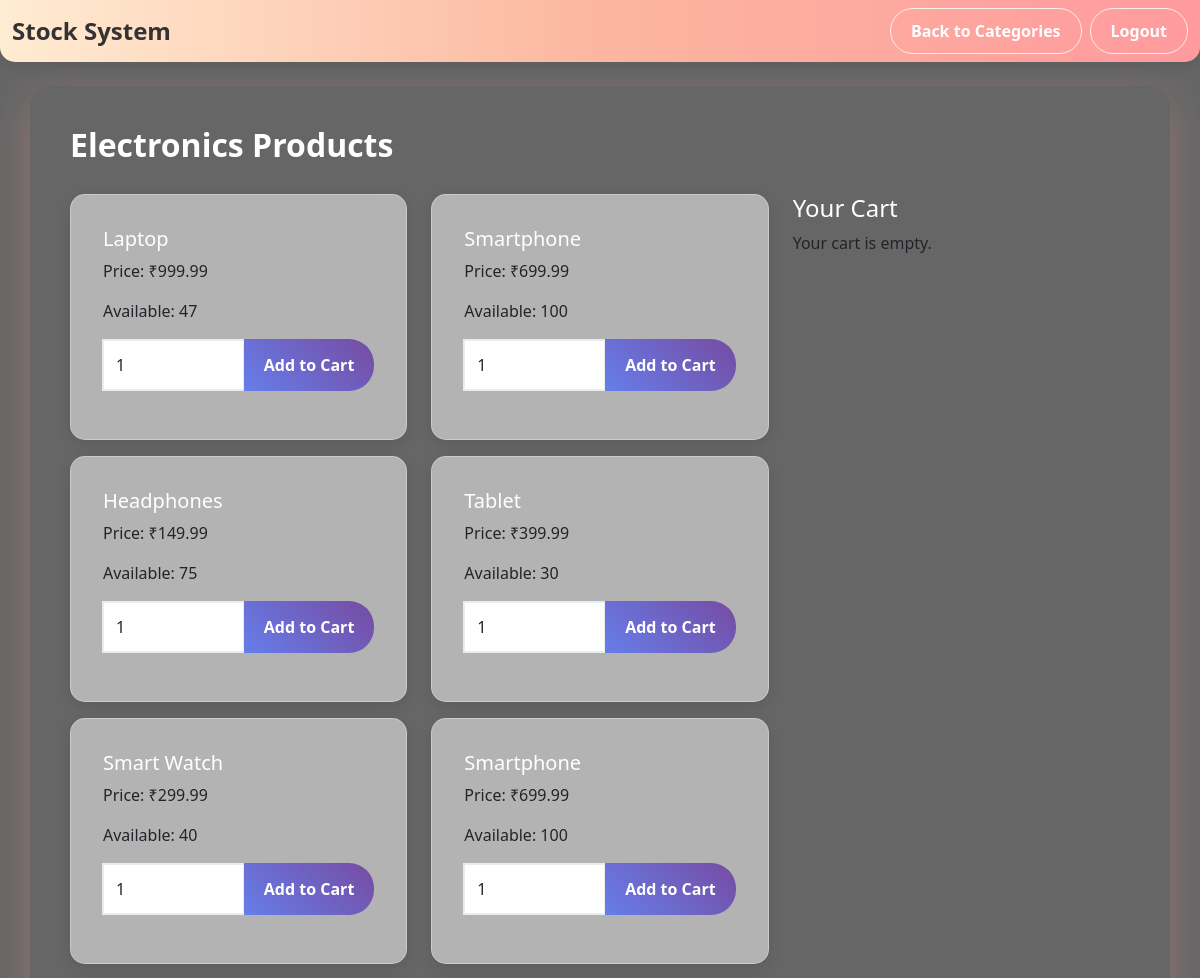
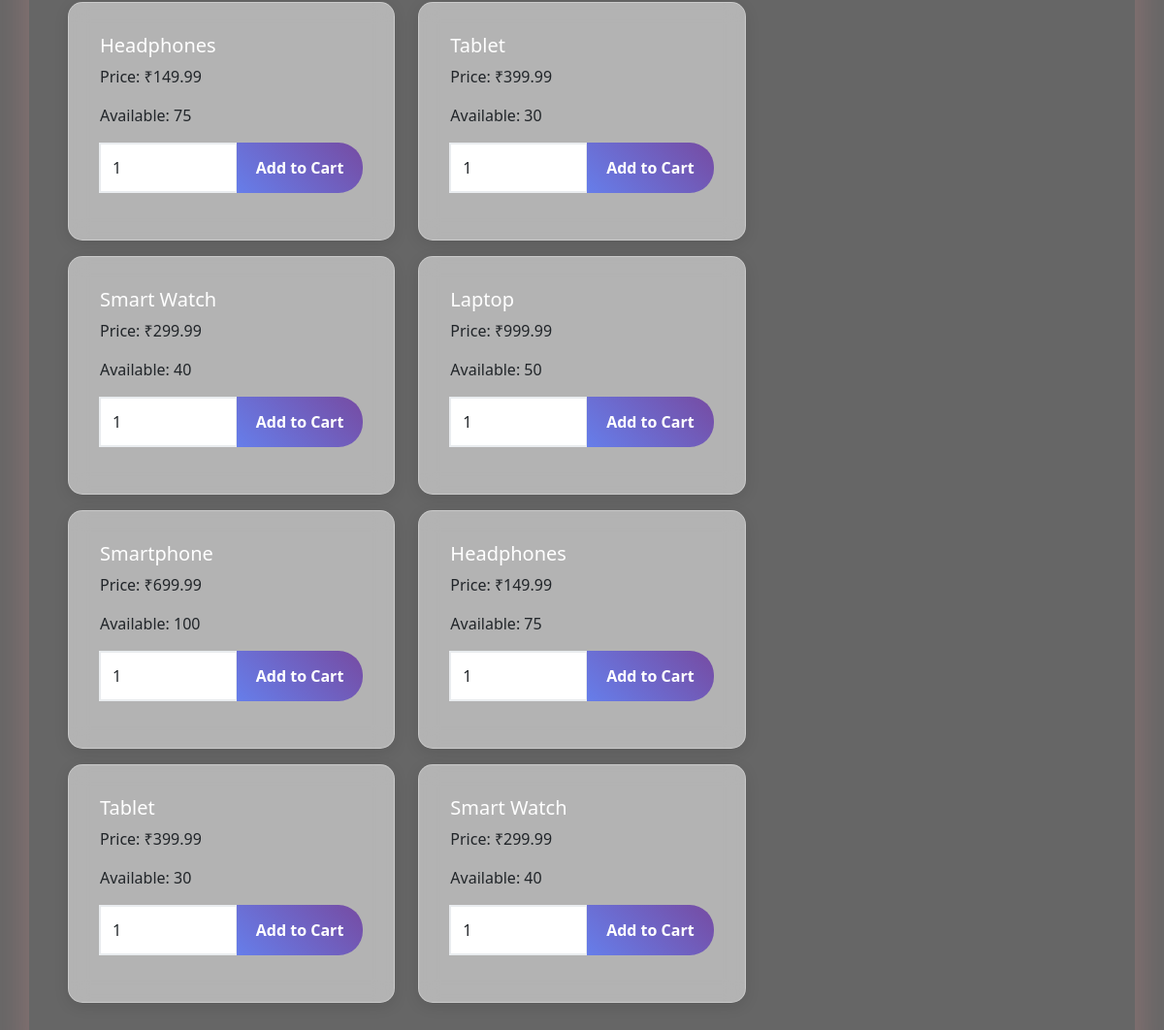
Page /user/category/Electronics (signed in) on the committed database (2 pictures, top to bottom).
### tables this page shows
CREATE TABLE products (
    product_id INTEGER PRIMARY KEY AUTOINCREMENT,
    name TEXT NOT NULL,
    category TEXT NOT NULL,
    quantity INTEGER NOT NULL,
    price REAL NOT NULL,
    threshold INTEGER NOT NULL
);

### app.py (the view)
@app.route("/user/category/<category>")
@login_required
def view_category(category):
    if "user_id" not in session:
        return redirect(url_for("home"))
    user_id = session["user_id"]
    conn = get_db()
    products = conn.execute("SELECT * FROM products WHERE category = ?", (category,)).fetchall()
    cart_items = conn.execute("""
        SELECT p.name, p.price, c.quantity
        FROM cart c
        JOIN products p ON c.product_id = p.product_id
        WHERE c.user_id = ?
    """, (user_id,)).fetchall()
    total_price = sum(item['price'] * item['quantity'] for item in cart_items)
    conn.close()
    username = session.get("username", "User")
    return render_template("category_products.html", username=username, category=category, products=products, cart_items=cart_items, total_price=total_price)

### app.py (called while the page is built)
@login_manager.user_loader
def load_user(user_id):
    conn = get_db()
    user = conn.execute("SELECT * FROM users WHERE user_id=?", (user_id,)).fetchone()
    conn.close()
    if user:
        return User(user['user_id'], user['email'], user['role'])
    return None

def get_db():
    conn = sqlite3.connect("database.db")
    conn.row_factory = sqlite3.Row
    return conn

### templates/category_products.html (shortened to what this page needs)
<!DOCTYPE html>
<html lang="en">
<head>
  <link href="https://cdn.jsdelivr.net/npm/bootstrap@5.3.0/dist/css/bootstrap.min.css" rel="stylesheet" />
  <link href="https://cdn.jsdelivr.net/npm/bootstrap-icons@1.10.0/font/bootstrap-icons.css" rel="stylesheet" />
  <link href="{{ url_for('static', filename='style.css') }}" rel="stylesheet" />
  <link rel="stylesheet" href="https://cdnjs.cloudflare.com/ajax/libs/font-awesome/6.0.0/css/all.min.css">
</head>
<body class="auth-page category-products-page">
  <nav class="navbar navbar-expand-lg navbar-dark bg-dark">
    <div class="container-fluid">
      <a class="navbar-brand" href="#">Stock System</a>
      <div class="d-flex">
        <a href="{{ url_for('user_dashboard') }}" class="btn btn-outline-light me-2">Back to Categories</a>
        <a href="/logout" class="btn btn-outline-light">Logout</a>
      </div>
    </div>
  </nav>
  <div class="container mt-4 fade-in">
    <h2>{{ category }} Products</h2>
    <div class="row">
      <div class="col-md-8">
        <div class="row">
          {% for product in products %}
          <div class="col-md-6 mb-3">
            <div class="card h-100">
              <div class="card-body">
                <h5 class="card-title">{{ product['name'] }}</h5>
                <p class="card-text">Price: ₹{{ product['price'] }}</p>
                <p class="card-text">Available: {{ product['quantity'] }}</p>
                <form method="POST" action="{{ url_for('add_to_cart', product_id=product['product_id']) }}">
                  <div class="input-group mb-3">
                    <input type="number" id="quantity-{{ product['product_id'] }}" name="quantity" class="form-control" min="1" max="{{ product['quantity'] }}" value="1" required />
                    <button class="btn btn-primary" type="submit">Add to Cart</button>
                  </div>
                </form>
              </div>
            </div>
          </div>
          {% endfor %}
        </div>
      </div>
      <div class="col-md-4">
        <h4>Your Cart</h4>
        {% if cart_items %}
        <ul class="list-group mb-3">
          {% for item in cart_items %}
          <li class="list-group-item d-flex justify-content-between align-items-center">
            {{ item['name'] }} (x{{ item['quantity'] }})
            <span>₹{{ "%.2f"|format(item['price'] * item['quantity']) }}</span>
          </li>
          {% endfor %}
        </ul>
        <h5>Total: ₹{{ "%.2f"|format(total_price) }}</h5>
        <a href="{{ url_for('view_cart') }}" class="btn btn-primary w-100 mb-2">View Cart</a>
        <form method="POST" action="{{ url_for('checkout') }}">
          <button class="btn btn-success w-100" type="submit">Checkout</button>
        </form>
        {% else %}
        <p>Your cart is empty.</p>
        {% endif %}
      </div>
    </div>
  </div>
</body>
</html>

### static/style.css (style rules this page uses)
body { background: linear-gradient(135deg, #ff9a9e 0%, #fecfef 50%, #a8edea 100%); font-family: "Segoe UI", Tahoma, Geneva, Verdana, sans-serif; min-height: 100vh; margin: 0; color: #212529; position: relative; overflow-x: hidden; }
.navbar { background: linear-gradient(90deg, #ffecd2 0%, #fcb69f 50%, #ff9a9e 100%); border-radius: 0 0 15px 15px; box-shadow: 0 4px 15px rgba(0, 0, 0, 0.1); }
.navbar-brand { color: #333; font-weight: bold; font-size: 1.5rem; }
.navbar .btn-outline-light { border-color: rgba(255, 255, 255, 0.8); color: white; }
.container { background: linear-gradient(180deg, #ffffff 0%, #f8f9fa 100%); border-radius: 20px; padding: 40px; margin-top: 30px; box-shadow: 0 15px 40px rgba(255, 154, 158, 0.3); color: #212529; }
.btn { border-radius: 25px; padding: 10px 20px; font-weight: 600; transition: all 0.3s ease; }
.btn-primary { background: linear-gradient(45deg, #667eea, #764ba2); border: none; color: #fff; }
.btn-outline-light { border-color: rgba(255, 255, 255, 0.8); color: white; }
.card { border-radius: 15px; box-shadow: 0 8px 25px rgba(255, 154, 158, 0.2); border: none; background: rgba(255, 255, 255, 0.9); transition: all 0.3s ease; }
.auth-page .card { background: white !important; backdrop-filter: none; -webkit-backdrop-filter: none; box-shadow: 0 4px 15px rgba(0, 0, 0, 0.1); border: 1px solid #ddd; color: #212529; }
.category-products-page .card { background: rgba(255, 255, 255, 0.5) !important; backdrop-filter: blur(10px); -webkit-backdrop-filter: blur(10px); border: 1px solid rgba(255, 255, 255, 0.3); color: #212529; }
.card-body { padding: 2rem; }
h2 { color: #495057; font-weight: 700; margin-bottom: 30px; }
.form-control { border-radius: 10px; border: 2px solid #e9ecef; padding: 12px; transition: border-color 0.3s ease; }
.fade-in { animation: fadeIn 0.5s ease-in; }
.auth-page { background-image: url('/static/images/warehouse-bg.jpg'); background-size: cover; background-position: center; background-attachment: fixed; background-repeat: no-repeat; }
.auth-page::before { content: ''; position: fixed; top: 0; left: 0; width: 100%; height: 100%; background: rgba(0, 0, 0, 0.6); z-index: -1; }
.auth-page .container { background: transparent !important; backdrop-filter: none; -webkit-backdrop-filter: none; }
.auth-page .container h2, .auth-page .container h4, .auth-page .container h5 { color: white; }

### rows in the picture
products: name "Laptop", price "999.99", quantity "47", quantity "1"
products: name "Smartphone", price "699.99", quantity "100"
products: name "Headphones", price "149.99", quantity "75"
products: name "Tablet", price "399.99", quantity "30"
products: name "Smart Watch", price "299.99", quantity "40"
products: name "Smartphone", price "699.99", quantity "100"
products: name "Headphones", price "149.99", quantity "75"
products: name "Tablet", price "399.99", quantity "30"
products: name "Smart Watch", price "299.99", quantity "40"
products: name "Laptop", price "999.99", quantity "50"
products: name "Smartphone", price "699.99", quantity "100"
products: name "Headphones", price "149.99", quantity "75"
products: name "Tablet", price "399.99", quantity "30"
products: name "Smart Watch", price "299.99", quantity "40"

### other values in the picture
{{ category }} "Electronics"
